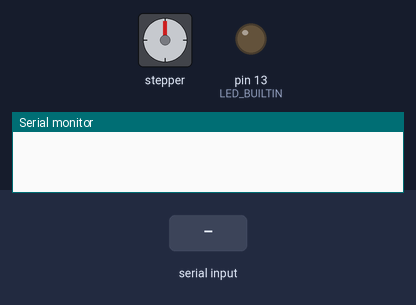
A sketch run on a simulated Arduino Uno, built with avr-gcc and run on an emulated ATmega328P. Parts: stepper motor, output pins drawn as LEDs (lit = HIGH), the last lines printed to the serial monitor. The test bench sets the inputs (shaded band). Stepper angles assume 2048 steps per turn.

Above: at 1.2 s.
1.3 s: "sx\n" received over Serial
At 1.75 s:
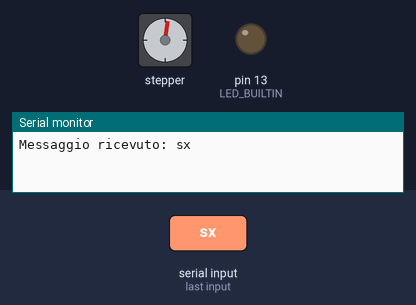
At 2.35 s:
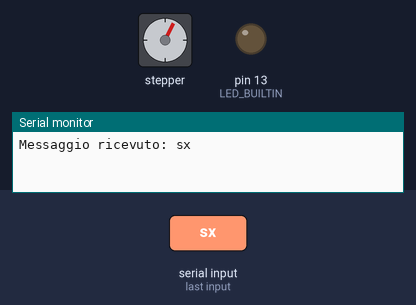
14.8 s: "dx\n" received over Serial
At 14.95 s:
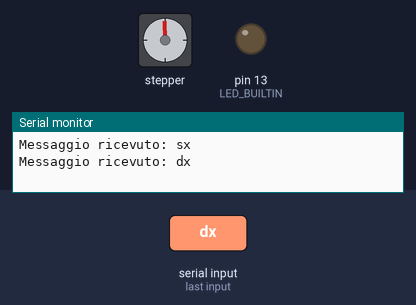
Timing chart, 0 to 23.8 s (numbered marks = the images above; inputs shaded):
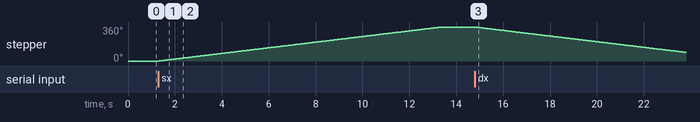

Measured:
- after the input at 1.3 s, stepper: turns 360° clockwise in 12.1 s, starting at once
- after the input at 14.8 s, stepper: keeps turning counter-clockwise at about 30°/s, starting at once

The sketch:

sketch_arduinoModuleListener.ino
```cpp
// Nota: Arduino legge carattere per carattere dal flusso seriale tra pc e controllore

#include <Stepper.h>


bool sxRotationState = false;
bool dxRotationState = false;
String receivedString = ""; // Variabile per memorizzare la stringa ricevuta

// utilizzo dello stepper motor per controllare la direzione del robot (controllo della ruota anteriore)
//Set how many steps it takes to make a full revolution
//Divide the degrees per step by 360 to get the steps
const int stepsPerRevolution = 2048;
//Use pin 8-11 to IN1-IN4
Stepper stepper = Stepper(stepsPerRevolution, 8, 10, 9, 11);
const int motorSpeed = 5; // Velocità del motore stepper (in RPM)

void setup() {
  //Set the RPM of the stepper motor
  stepper.setSpeed(motorSpeed);
  pinMode(LED_BUILTIN, OUTPUT);
  Serial.begin(9600);
}

void loop() {
  // Esegui uno step del motore stepper
  if (sxRotationState) {
    // Rotazione a sinistra
    stepper.step(stepsPerRevolution); // Ruota in senso orario di una rivoluzione
    sxRotationState = false; // Resetta lo stato di rotazione a sinistra
  } else if (dxRotationState) {
    // Rotazione a destra
    stepper.step(-stepsPerRevolution); // Ruota in senso antiorario di una rivoluzione
    dxRotationState = false; // Resetta lo stato di rotazione a destra
  }

  // Controlla lo stato del LED
  digitalWrite(LED_BUILTIN, sxRotationState || dxRotationState); // Accendi il LED se il motore sta ruotando

  // Leggi i dati seriali carattere per carattere
  while (Serial.available() > 0) {
    char receivedChar = Serial.read(); // Leggi il carattere disponibile

    // Se il carattere è un terminatore di riga, processa la stringa ricevuta
    if (receivedChar == '\n') {
      processMessage(receivedString);
      receivedString = ""; // Resetta la stringa ricevuta
    } else {
      receivedString += receivedChar; // Aggiungi il carattere alla stringa ricevuta
    }
  }
}

void processMessage(String msg) {
  Serial.println("Messaggio ricevuto: " + msg);

  // comanda arduino da python
  if (msg == "sx") {
    sxRotationState = true;
    dxRotationState = false;
  } else if (msg == "dx") {
    dxRotationState = true;
    sxRotationState = false;
  } else if(msg == "ok") {
    dxRotationState = false;
    sxRotationState = false;
  }
}
```
